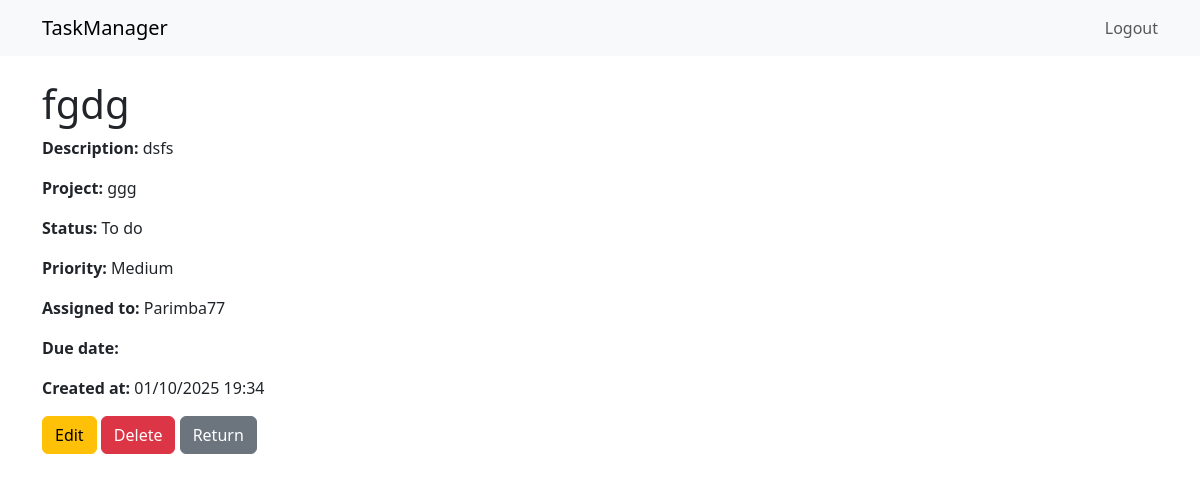
/tasks/12/ (signed in), run on the app's committed database.
### core/models.py (models this page shows, shortened)
class Task(models.Model):
    STATUS_CHOICES = [
        ('todo', 'To do'),
        ('in_progress', 'In progress'),
        ('done', 'Done')
    ]
    PRIORITY_CHOICES = [
        ('low', 'Low'),
        ('medium', 'Medium'),
        ('high', 'High')
    ]
    title = models.CharField(max_length=150)
    description = models.TextField(blank=True)
    project = models.ForeignKey(
        Project,
        on_delete=models.CASCADE,
        related_name='tasks'
    )
    assigned_to = models.ForeignKey(
        settings.AUTH_USER_MODEL,
        on_delete=models.SET_NULL,
        null=True,
        blank=True,
        related_name='tasks'
    )
    status = models.CharField(
        max_length=30,
        choices=STATUS_CHOICES,
        default='todo'
    )
    priority = models.CharField(
        max_length=10,
        choices=PRIORITY_CHOICES,
        default='medium'
    )
    due_date = models.DateField(null=True, blank=True)
    created_at = models.DateTimeField(auto_now_add=True)

class Project(models.Model):
    name = models.CharField(max_length=150)
    description = models.TextField(blank=True)
    owner = models.ForeignKey(
        settings.AUTH_USER_MODEL,
        on_delete=models.CASCADE,
        related_name='projects'
    )
    created_at = models.DateTimeField(auto_now_add=True)

### core/views.py (the view)
# urls.py: path('tasks/<int:pk>/', views.TaskDetailView.as_view(), name='task_detail'),
class TaskDetailView(LoginRequiredMixin, DetailView):
    model = Task
    template_name = "core/task_detail.html"

### core/templates/core/task_detail.html (shortened to what this page needs)
{% extends "core/base.html" %}
{% block content %}
    <h1>{{ object.title }}</h1>
    <p><strong>Description:</strong> {{ object.description }}</p>
    <p><strong>Project:</strong> {{ object.project.name }}</p>
    <p><strong>Status:</strong> {{ object.get_status_display }}</p>
    <p><strong>Priority:</strong> {{ object.get_priority_display }}</p>
    <p><strong>Assigned to:</strong> {{ object.assigned_to }}</p>
    <p><strong>Due date:</strong> {{ object.due_date|date:"d/m/Y" }}</p>
    <p><strong>Created at:</strong> {{ object.created_at|date:"d/m/Y H:i" }}</p>
    <a class="btn btn-warning" href="{% url 'core:task_update' object.pk %}">Edit</a>
    <a class="btn btn-danger" href="{% url 'core:task_delete' object.pk %}">Delete</a>
    <a class="btn btn-secondary" href="{% url 'core:task_list' %}">Return</a>
{% endblock %}

### data on the page
Task: title "fgdg", description "dsfs", project.name "ggg", status "To do", priority "Medium", assigned_to "Parimba77", created_at "01/10/2025 19:34"
